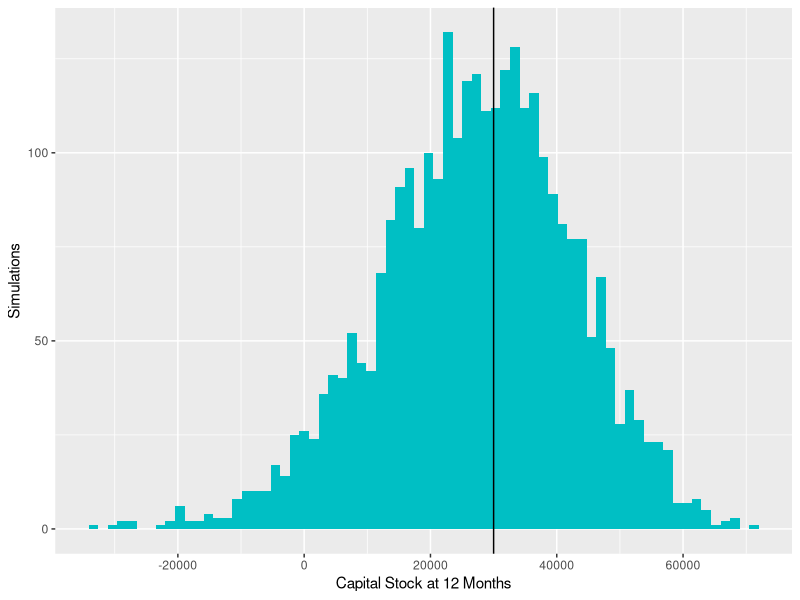

Recreate this plot in R.
## ---- chunk 1
library(ggplot2)
library(dplyr)
## ---- chunk 2
set.seed(1)
## ---- chunk 3
next_pois <- function(t, x) {
  U <- runif(1)
  return(t - (1/x) * log(U)) 
}
## ---- chunk 4
mu_t = function(t){
  return(1/(t+12))
}
## ---- chunk 5
next_dep <- function(t, lambda) {
  flag = 1
  while(flag){
    U1 <- runif(1)
    t = t - (1/lambda) * log(U1)
    
    U2 <- runif(1)
    
    if (U2 <= mu_t(t)/lambda) {
      T_s <- t
      flag = 0
    }
  }
  
  return (T_s)
}
## ---- chunk 6
new_month <- function(t, months) {
  if (floor(t) %in% months) {
    return(FALSE)
  } else {
    return(TRUE)
  }
}
## ---- chunk 7
gen_sample_mean_var = function(n, Z, Z_bar, S_sq){
  
  Z_bar_new = Z_bar + (Z-Z_bar)/(n+1)
  
  S_sq_new = (1-(1/n))*S_sq + (n+1)*(Z_bar_new - Z_bar)^2
  
  return(c(Z_bar_new,S_sq_new))
}
## ---- chunk 8
#Monthly poisson process parameter for arrivals
lambda <- 3

#Yearly poisson process parameter for claims
alpha <- 3.5

#Starting capital
c_0 <- 50000

#Capital floor
C <- 30000
  
#Fixed monthly fee
M <- 300
## ---- chunk 9
### Output Variables ################################

k_90 <- 0 
C_12_90 <- 0
S_sq_90 <- 0

capital_list <- c()

### Other Initialisations ############################

#We need to initialise the first variance, that being 0

S_sq <- 0

#And the start of the counter
k <- 1



### Main Loop ########################################

#We next define a while loop, so we run the simulation for 3000 iterations.

while (k < 3000) {
  
### Starting Parameters #################
  
  #Start at time 0
  t <- 0
    
  #Number of arrivals by time t
  n_A <- 0
  
  #Number of departures by time t
  n_D <- 0
  
  #Number of claims by time t
  n_C <- 0
  
  #We run simulation for 12 months
  total_t <- 12
  
### State variables ######################
  
  #Number of customers currently in system
  n_0 <- 0
  
  #Defines our current cost accrued
  cost <- 0
  
  #Defines our current revenue generated
  rev <- 0
  
  #Describes what month we are currently in
  months <- c()
  
### Event variables ######################
  
  #Define time of next arrival from Poisson process 
  t_A <- next_pois(t, lambda)
  
  #Define time of next departure
  t_D <- Inf
  
  #Define list of next claims
  t_C <- c(Inf)
  
### 12 Month Loop ########################

  while(t <= total_t){
    
    #Here we check we have not entered a new month yet
    if (new_month(t, months)) {
      months <- c(months, floor(t))
      rev <- rev + M*n_0
    }
    
    #If there is arrival
      
    if ((t_A <= t_D) & (all(t_A <= t_C))){
      
      #Set time to time of next arrival
      t <- t_A
      
      #Add arrival to number of arrivals
      n_A <- n_A + 1
      
      #Count arrival in system count
      n_0 <- n_0 + 1
      
      #Calculate next arrival time
      t_A <- next_pois(t, lambda)
      
      #On first iteration, we now calculate time to next claim
      t_C[n_A] <- next_pois(t, (alpha/12))
      
      #On first iteration, we need to calculate next departure time
      if (n_A == 1) {
        t_D <- next_dep(t, lambda)
      }
      
    }
    
    #If there is a departure
    
    else if ((t_D < t_A) & all((t_D < t_C))) {
      
      #Set time to time of next departure
      t <- t_D
      
      #Subtract departure from system count
      n_0 <- n_0 - 1
      
      #Add departure to departure count
      n_D <- n_D + 1
      
      #Calculate next departure
      t_D <- next_dep(t, lambda)
    }
    
    #If there is a claim
    
    else if (any((t_C < t_A)) & any((t_C < t_D))){
      
      #Set time to time of next claim
      t <- min(t_C)
      
      #Add one claim to claim count
      n_C <- n_C+1
  
      #Generate next claim time
      t_C[which.min(t_C)] <- next_pois(t, (alpha/12))
      
      ##Calculate pay-out 
      
      #Generate random uniform variable
      pay_out_p <- runif(1)
    
      #If the variable is less than 0.6, then execute code
      if (pay_out_p <= 0.6){
        
        #Calculate random variable, multiply by 10, and obtain its upper integer 
        X <- ceiling(10*runif(1))
        
        #Calculate pay-out based on this
        pay_out <- 300*X + 500
        
        #Add it to the running total
        cost <- cost + pay_out
      }
    }
  }
  
  ### Estimation Section ###
  
  #We first our simulated capital at the end of 12 months
  C_12 <- (c_0 - cost + rev)
  capital_list <- c(capital_list, C_12)
  
  #If it is the first iteration, we set the sample mean to our first estimate
  if (k == 1){
    C_12_bar <- C_12
  }
  
  #We now generate our next sample mean and variance
  out <- gen_sample_mean_var(k, C_12, C_12_bar, S_sq)
  
  #We then retrieve these values
  C_12_bar <- out[1]
  S_sq <- out[2]
  
  #We then print this to assess convergence
  #print(sqrt(S_sq/k))
  
  #We then check we have satisfied our requirements for confidence interval, the last condition ensures we     record only the first time we satisfy this requirement
  
  if (sqrt(S_sq/k) < (500/1.645) & k != 1 & (C_12_90+k_90+S_sq_90 == 0)){
    
    #We then collect our output values
    C_12_90 <- C_12_bar
    k_90 <- k
    S_sq_90 <- S_sq
  }
  
  #We then add to counter
  k <- k+1
  
}
## ---- chunk 10
C_12_90
k_90
S_sq_90 
## ---- chunk 11
S_90 <- sqrt(S_sq_90/k_90)
S_90
## ---- chunk 12
freq <- data.frame(list(capital_list))
## ---- chunk 13
plot_1 <- ggplot(freq, aes(x = capital_list)) +
    geom_histogram(bins = 70, fill = "#00BFC4") +
    xlab("Capital Stock at 12 Months") +
    ylab("Simulations") +
    geom_vline(xintercept=30000)

plot_1
